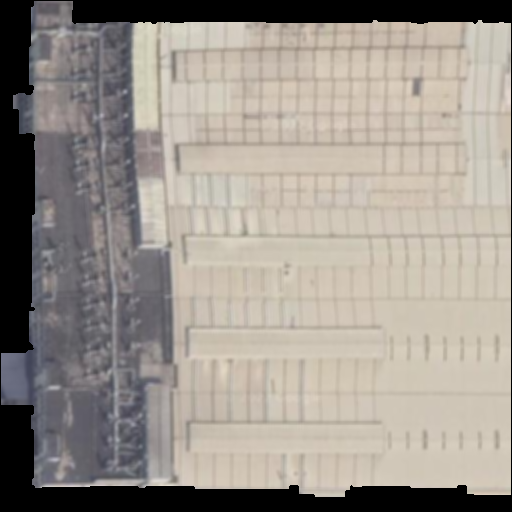
#> input picture seg_roof/roof_iou/roof_input/117_dibiao51_436.png, 512 x 512 px; its folder holds only this picture in this run
$ python contours.py
#> lines starting #> are read from the running program, lines starting #| are printed output that depends on the picture; after the words box and inside, x2 and y2 are one past the last pixel; in counts of white or black regions, pixels touching at a corner belong together; long printed decimals are rounded
#> further down, img is the input picture: shape (512, 512, 3); mean B, G, R 139.9, 147.7, 154.5
import cv2
import numpy as np
import matplotlib.pyplot as plt
import time
import torch
from scipy import ndimage


def figure_num(img):
    # print(img)
    t0 = time.time()
    if len(img.shape) == 3:
        img = cv2.cvtColor(img, cv2.COLOR_BGR2GRAY)
#> img: shape (512, 512)
    # print(img.shape)
    blur_dst=cv2.GaussianBlur(img,(3,3),0)
    # blur_dst = delete_wenli(blur_dst)       # 去除细节纹理

    #OTSU阈值分割
    ret,otsu_dst=cv2.threshold(blur_dst,0,255,cv2.THRESH_OTSU)
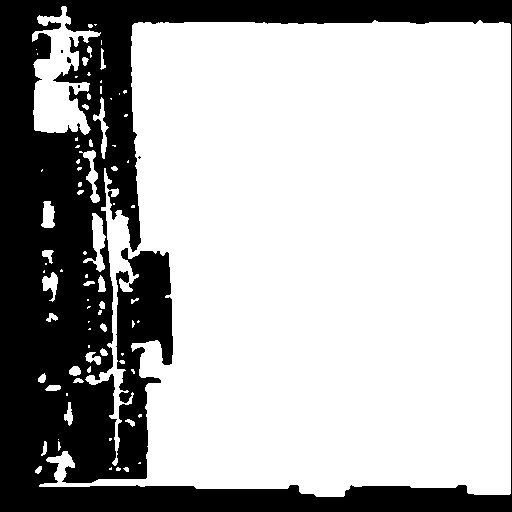
#> otsu_dst: shape (512, 512); 69.6% white; 5 black regions (3 under 20 px), largest, box (x1, y1, x2, y2) and area: (0, 0, 512, 512) 79712, (67, 57, 71, 63) 20
#> ret = 123
    # cv2.imshow("s", otsu_dst)
    #Canny算子提取边缘轮廓
    canny_dst=cv2.Canny(otsu_dst,10,250)
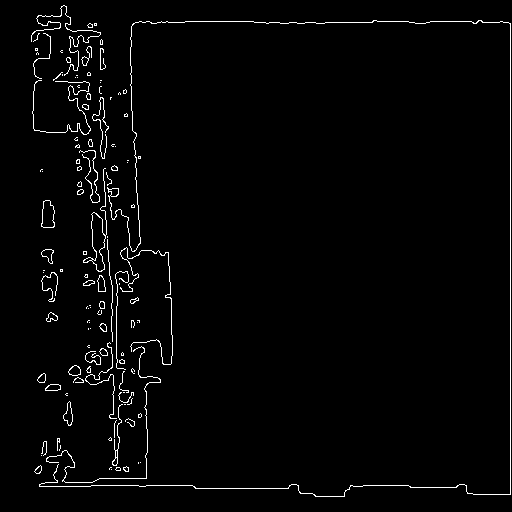
#> canny_dst: shape (512, 512); 2.2% white in thin lines or dots

    canny_dst[canny_dst>0] = 1
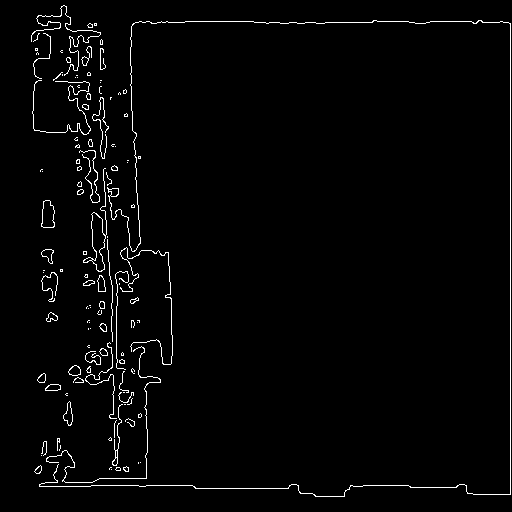
#> canny_dst: shape (512, 512); values 0 (black) and 1 (white), 2.2% white in thin lines or dots
    img[img>0] = 1
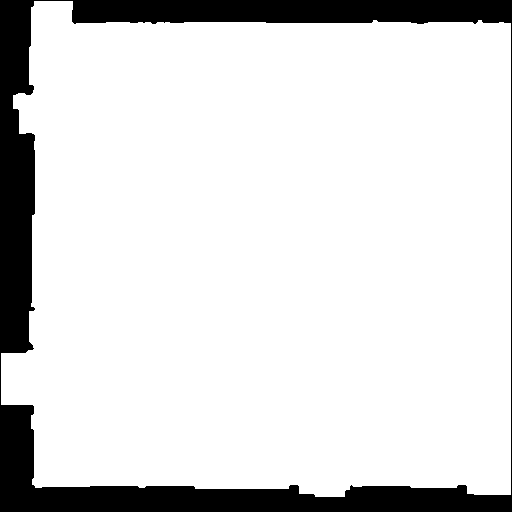
#> img: shape (512, 512); values 0 (black) and 1 (white), 86.3% white; 1 black region, box (x1, y1, x2, y2) and area: (0, 0, 512, 512) 35827

    v = (canny_dst[canny_dst>0].sum())/(img[img>0].sum())
#> v = 0.025

    # print(img.shape[0]*img.shape[1])
    print("v:", v)
#| v: 0.02497
    # [15 lines of commented-out code are left out]
    t1 = time.time()

    # print('time:{}'.format(t1 - t0))
    return v

# [54 lines left out: functions delete_wenli, draw_test, not called in this run]


if __name__=="__main__":
    # draw_test()
    import os
    # exit()
    img_path = "roof_input"
    img_list = os.listdir(img_path)
    for name in img_list:
        print(name)
        img=cv2.imread("{}/{}".format(img_path, name))
        # print(img.shape)
        #img1=cv2.imread("D:/testimage/sample.jpg")
        #灰度化+高斯滤波

        t0 = time.time()
        #轮廓的数量
        # k, contours=figure_num(img)
        v=figure_num(img)
#> v = 0.025
        print(v)
#| 0.02497

        continue
        exit()
        # [4 lines of commented-out code are left out]
        src=np.zeros((img.shape[0], img.shape[1]),np.uint8)
        src1=np.zeros((img.shape[0], img.shape[1]),np.uint8)
        h, w, c = img.shape
        print(img.shape)
        contours1 = []
        p = []
        p3 = []
        p2 = []
        for i in range(k):

            #画出轮廓
            # cv2.drawContours(src,contours,i,250, 1)
            # plt.imshow(contours[i])
            # plt.show()
            for point in contours[i]:

                # if point[0][0] == 0 and point[0][1] != 0:
                if 0  in point[0] or h-1 in point[0] or w-1 in point[0]:
                    print(point[0])
                    p.append(point[0])
                    print("pppppppp: ", p)
                else:
                    p2.append(point)
            print("len(p): {}".format(len(p)))


            if p != []:
                if p[0][0] != p[1][0] and p[0][1] != p[1][1]:
                    if p[0][0] == p[1][1]:
                        cv2.line(src, (p[0][0], p[0][1]), (p[0][0], p[0][0]), 255, 1)
                        cv2.line(src, (p[1][0], p[1][1]), (p[0][0], p[0][0]), 255, 1)
                        p3 = [[p[0][0], p[1][0]]]

                    elif p[0][1] == p[1][0]:
                        cv2.line(src, (p[0][0], p[0][1]), (p[0][1], p[0][1]), 255, 1)
                        cv2.line(src, (p[1][0], p[1][1]), (p[0][1], p[0][1]), 255, 1)
                        p3 = [[p[0][1], p[1][0]]]
                else:
                    cv2.line(src, (p[0][0], p[0][1]), (p[1][0], p[1][1]), 255, 1)
                    p3 = [[int((p[0][0]+p[1][0])/2), int((p[0][1]+p[1][1])/2)]]
                print(contours[i].shape)
                c = np.append(contours[i], p3).reshape(-1, 1, 2)
                print(c)
                print(c.shape)
                # exit()
                contours1.append(c)
            # cv2.drawContours(src, contours, i, 255, cv2.FILLED)

        contours1 = contours1 + p2
        print(len(contours))
        print(len(contours1))

        for n in range(len(contours1)):
            cv2.drawContours(src, contours1, n, 255, -1)

            # [20 lines of commented-out code are left out]

        t1 = time.time()
        print("1111111111111  fill contours need time : {} s".format(t1-t0))
        # cv2.drawContours(src, src, 0, 250, -1)

        cv2.imwrite("output_mask/result-1.jpg", src)
        cv2.imwrite("output_mask/result-2.jpg", img)
        # print(111111111111)
        # cv2.waitKey(0)
        # cv2.destroyAllWindows()

$ run again, on seg_roof/roof_iou/roof_input/59_guangde_map_GE12_60.png
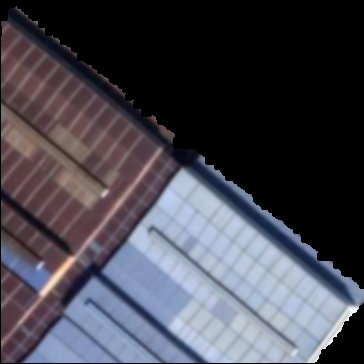
#> input picture seg_roof/roof_iou/roof_input/59_guangde_map_GE12_60.png, 364 x 364 px
#> img is the input picture: shape (364, 364, 3); mean B, G, R 78.5, 68.8, 69.6
#> in figure_num, `ret,otsu_dst=cv2.threshold(blur_dst,0,255,cv2.THRESH_OTSU)`:
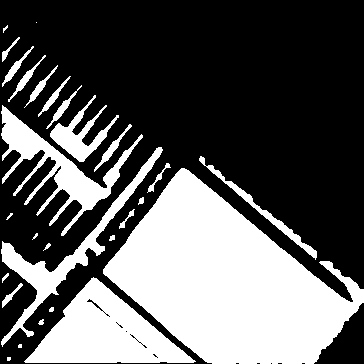
#> otsu_dst: shape (364, 364); 36% white; 28 white regions (6 under 20 px), largest, box (x1, y1, x2, y2) and area: (103, 168, 364, 364) 28226, (24, 277, 196, 363) 7453, (1, 105, 143, 236) 4261
#> ret = 88
#> in figure_num, `img[img>0] = 1`:
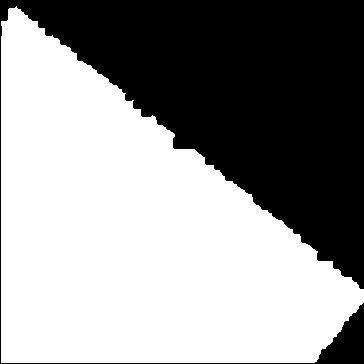
#> img: shape (364, 364); values 0 (black) and 1 (white), 59.1% white; 1 black region, box (x1, y1, x2, y2) and area: (0, 0, 364, 364) 54228
#> in figure_num, `v = (canny_dst[canny_dst>0].sum())/(img[img>0].sum())`: v = 0.0685
#| v: 0.0685
#| 0.0685

$ run again, on seg_roof/roof_iou/roof_input/60_dibiao63_47.png
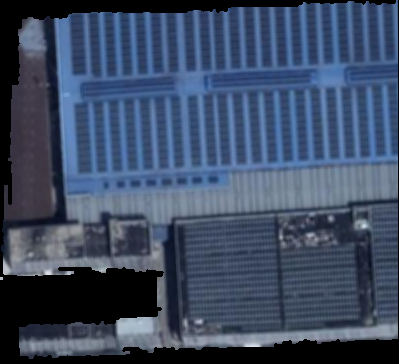
#> input picture seg_roof/roof_iou/roof_input/60_dibiao63_47.png, 399 x 364 px
#> img is the input picture: shape (364, 399, 3); mean B, G, R 100, 75.5, 61
#> in figure_num, `ret,otsu_dst=cv2.threshold(blur_dst,0,255,cv2.THRESH_OTSU)`:
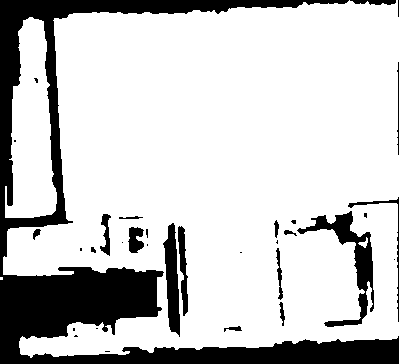
#> otsu_dst: shape (364, 399); 78.9% white; 33 black regions (16 under 20 px), largest, box (x1, y1, x2, y2) and area: (0, 0, 399, 364) 25276, (297, 211, 374, 327) 2042, (163, 223, 180, 337) 1170
#> ret = 51
#> in figure_num, `img[img>0] = 1`:
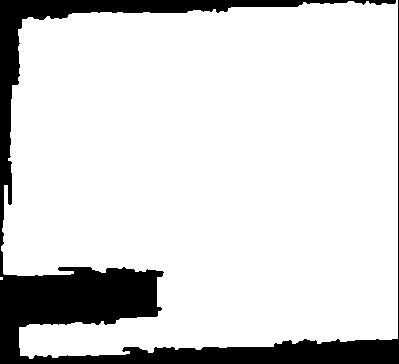
#> img: shape (364, 399); values 0 (black) and 1 (white), 84.8% white; 1 black region, box (x1, y1, x2, y2) and area: (0, 0, 399, 364) 22026
#> in figure_num, `v = (canny_dst[canny_dst>0].sum())/(img[img>0].sum())`: v = 0.0323
#| v: 0.03232
#| 0.03232

$ run again, on seg_roof/roof_iou/roof_input/94_dibiao52_143.png
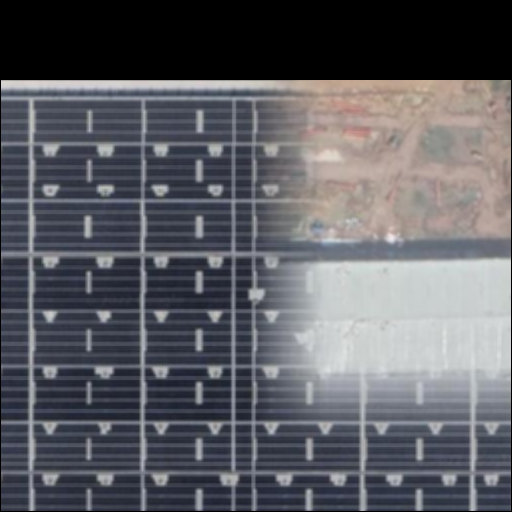
#> input picture seg_roof/roof_iou/roof_input/94_dibiao52_143.png, 512 x 512 px
#> img is the input picture: shape (512, 512, 3); mean B, G, R 99.5, 93.9, 93.3
#> in figure_num, `ret,otsu_dst=cv2.threshold(blur_dst,0,255,cv2.THRESH_OTSU)`:
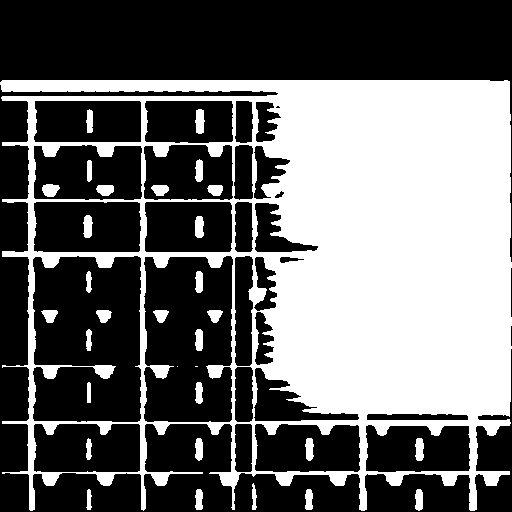
#> otsu_dst: shape (512, 512); 41% white; 32 white regions (2 under 20 px), largest, box (x1, y1, x2, y2) and area: (0, 80, 512, 511) 103283, (195, 109, 205, 134) 197, (83, 215, 93, 238) 179
#> ret = 104
#> in figure_num, `img[img>0] = 1`:
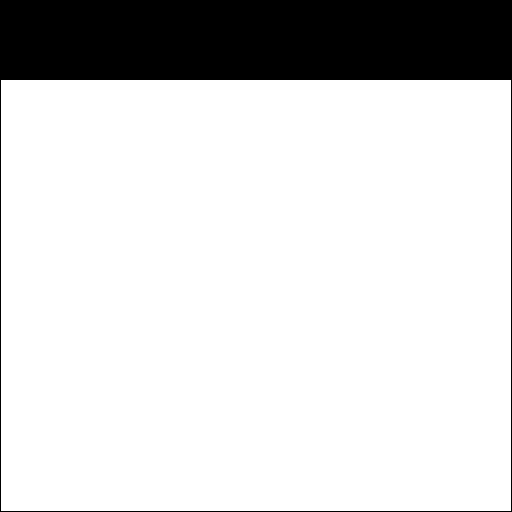
#> img: shape (512, 512); values 0 (black) and 1 (white), 83.9% white; 1 black region, box (x1, y1, x2, y2) and area: (0, 0, 512, 512) 42334
#> in figure_num, `v = (canny_dst[canny_dst>0].sum())/(img[img>0].sum())`: v = 0.0516
#| v: 0.05155
#| 0.05155
